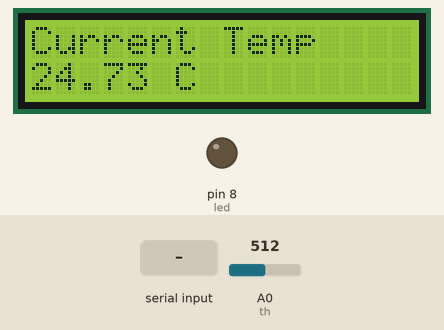
Simulated run of this sketch. Board: Arduino Uno, built with avr-gcc and run on an emulated ATmega328P. On the bench: 16×2 character LCD, output pins drawn as LEDs (lit = HIGH). Inputs (shaded band) come from the test bench; at power-on: A0 (th) = 512.

Above: at 1.2 s.
1.3 s: "F" received over the second serial link
At 2.6 s:
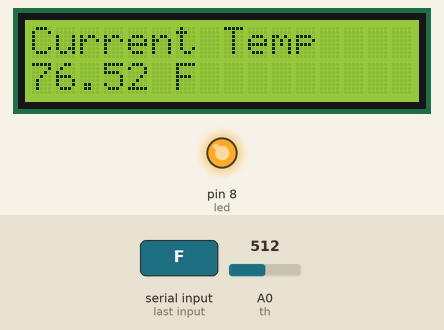
2.9 s: A0 (th) set to 716
At 3.3 s:
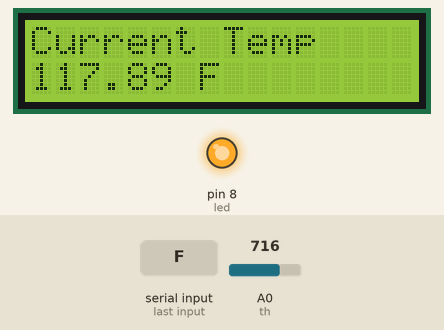
4.4 s: "C" received over the second serial link
At 5.2 s:
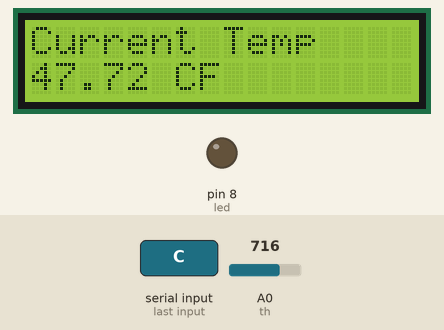
5.9 s: A0 (th) set to 381
At 7.1 s:
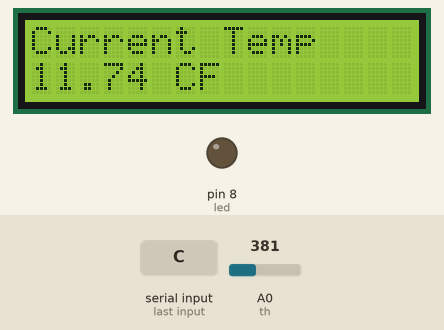
7.4 s: A0 (th) set to 350
At 8.7 s:
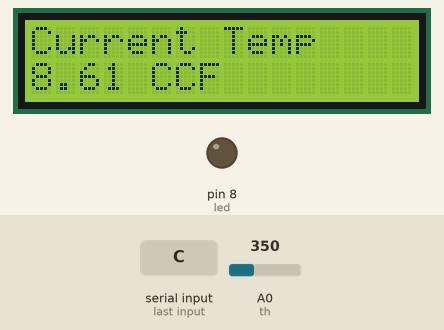
9.0 s: "F" received over the second serial link
At 10.1 s:
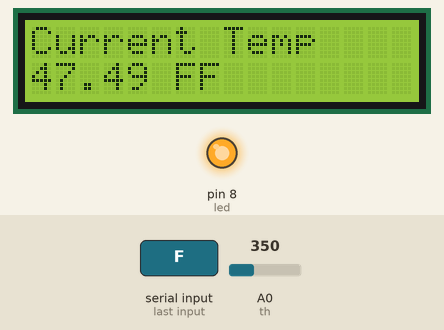
Timing chart, 0 to 11.5 s (numbered marks = the images above; inputs shaded):
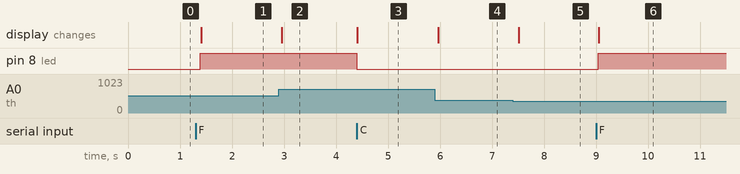

Measured:
- the behaviour switches between 364 and 363 on A0 (th) (found by bisection; images 4 and 5)
- after the input at 1.3 s, pin 8 (led): LOW → HIGH after 0.09 s; the display: changes after 0.10 s (image 1)
- after the input at 2.9 s, the display: changes after 0.06 s (image 2)
- after the input at 4.4 s, pin 8 (led): HIGH → LOW at once; the display: changes at once (image 3)
- after the input at 5.9 s, the display: changes after 0.07 s (image 4)
- after the input at 7.4 s, the display: changes after 0.12 s (image 5)
- after the input at 9.0 s, pin 8 (led): LOW → HIGH at once; the display: changes after 0.05 s (image 6)

The sketch:

sketch_oct06a.ino
```cpp
#include <SoftwareSerial.h>
#include <LiquidCrystal.h>

int tx=2, rx=3, led=8, rs=12, en=11, d4=4,d5=5,d6=6,d7=7;
LiquidCrystal lcd(rs,en,d4,d5,d6,d7);
char CFStatus = 'C';
int th=0;
int Vo;
float R1=10000;
float logR2, R2, T, Tr;
float c1 = 1.009249522e-03, c2 = 2.378405444e-04, c3 = 2.019202697e-07;

SoftwareSerial bluetooth(tx,rx);
int receiveData;

void setup(){
  pinMode(led,OUTPUT);
  digitalWrite(led,LOW);
  Serial.begin(9600);
  bluetooth.begin(9600);
  lcd.begin(16,2);
}

void loop()
{
  Vo=analogRead(th);
  R2=R1*(1023.0f/(float)Vo-1.0f);
  logR2=log(R2);
  T=(1.0/(c1+c2*logR2+c3*logR2*logR2*logR2));
  if(bluetooth.available()>0)
  {
    char ch = bluetooth.read();
    if(ch>='A' && ch<='Z') CFStatus=ch;
  }
  if(CFStatus == 'C')
  {
    Tr = T-273.15;
    digitalWrite(led,LOW);
  }
  else if(CFStatus == 'F')
  {
    Tr = T - 273.15;
    Tr = (Tr * 9.0)/ 5.0 + 32.0;
    digitalWrite(led,HIGH);
  }

  bluetooth.println(String(Tr));
  lcd.setCursor(0,0);
  lcd.print("Current Temp");
  lcd.setCursor(0,1);
  lcd.print(String(Tr)+" "+CFStatus);
  delay(100);
}
```
